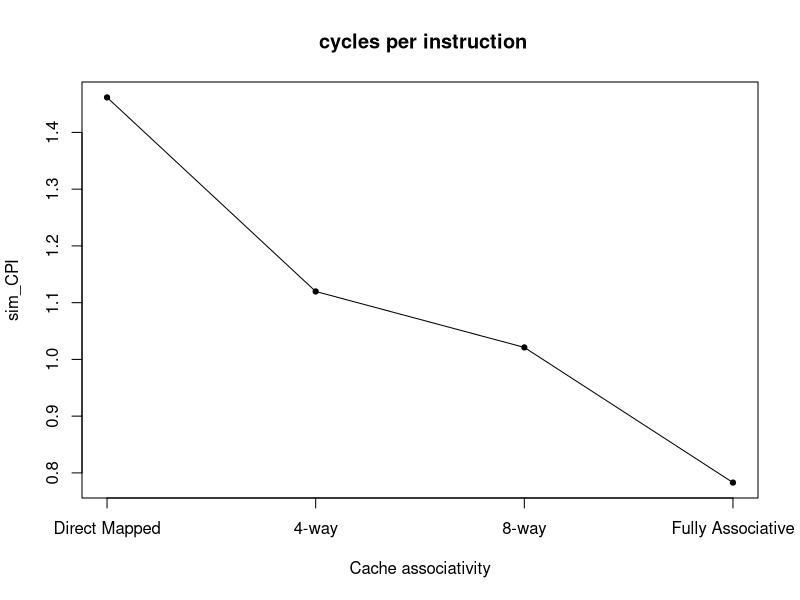
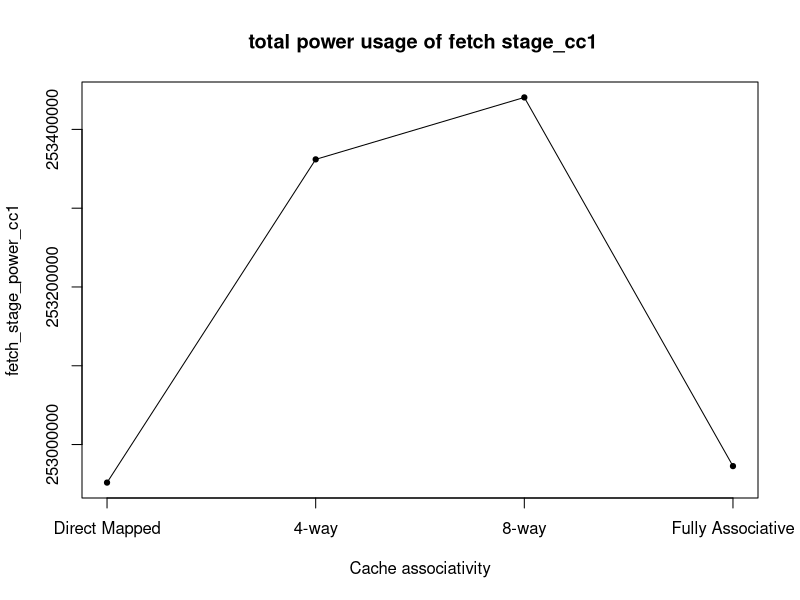
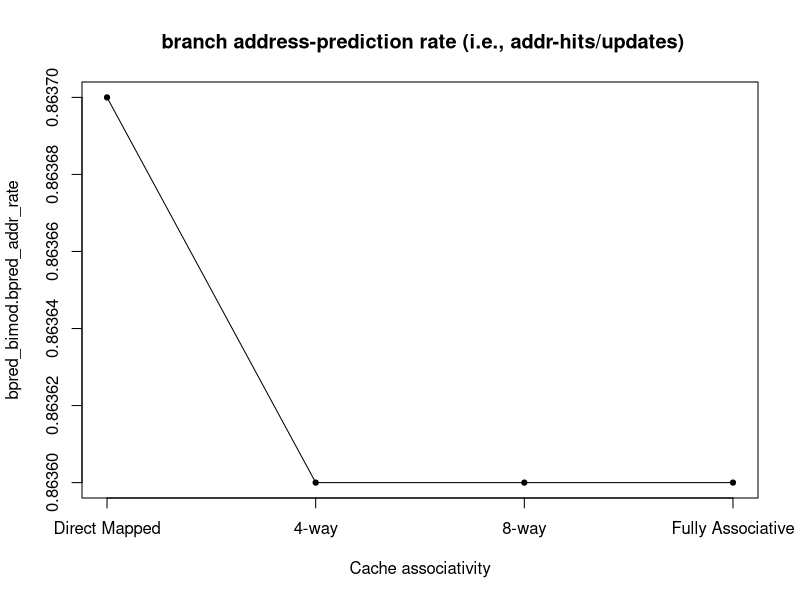
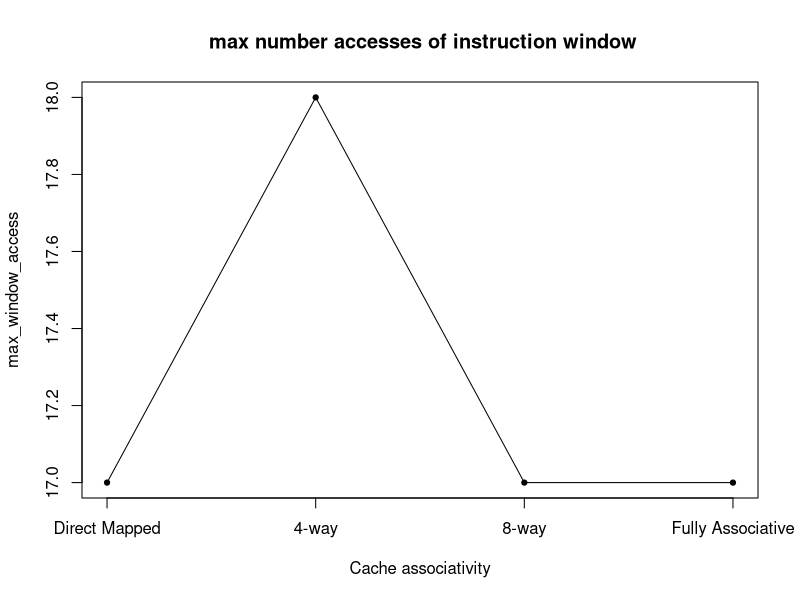
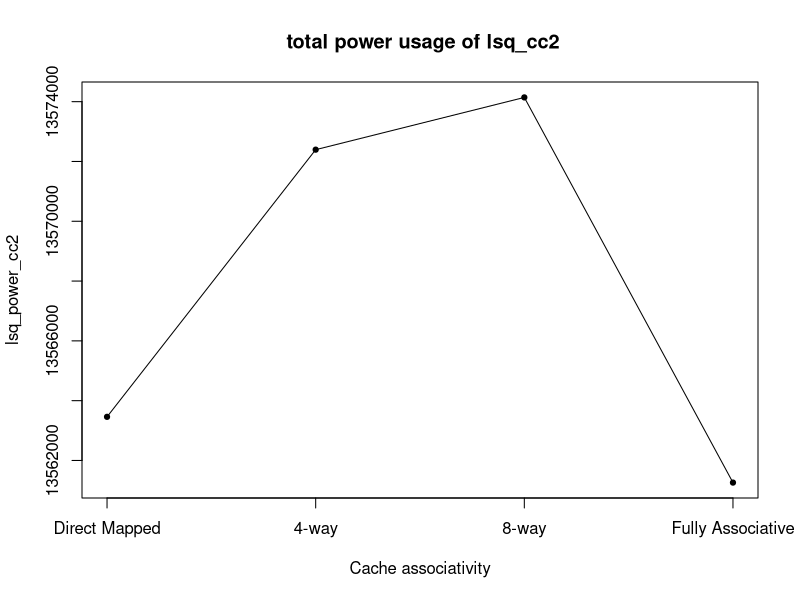
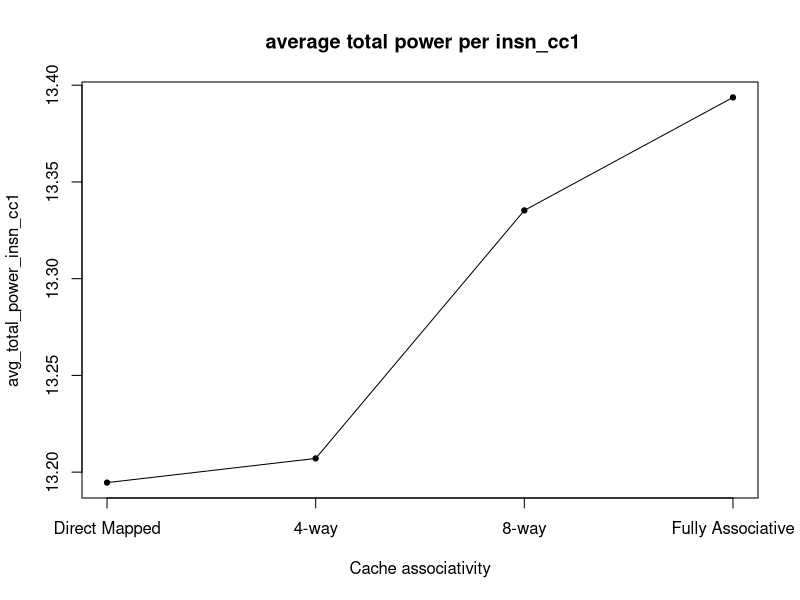
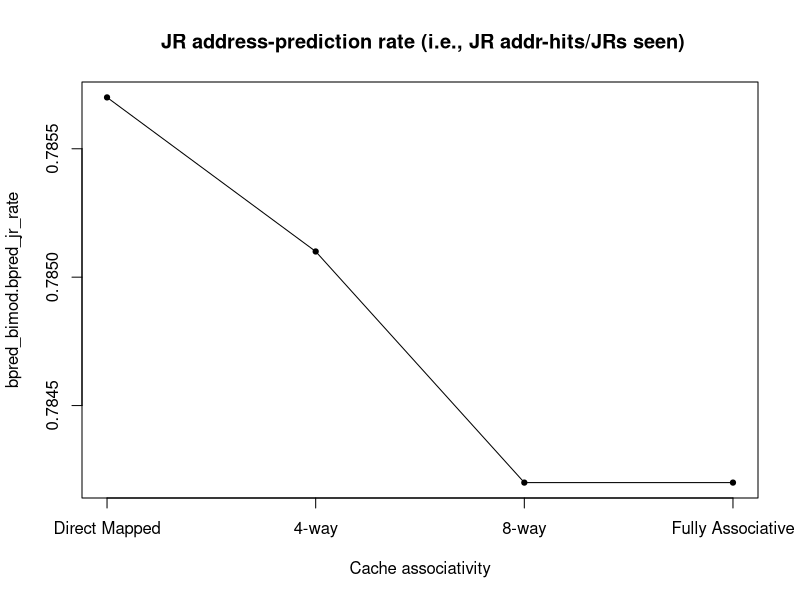
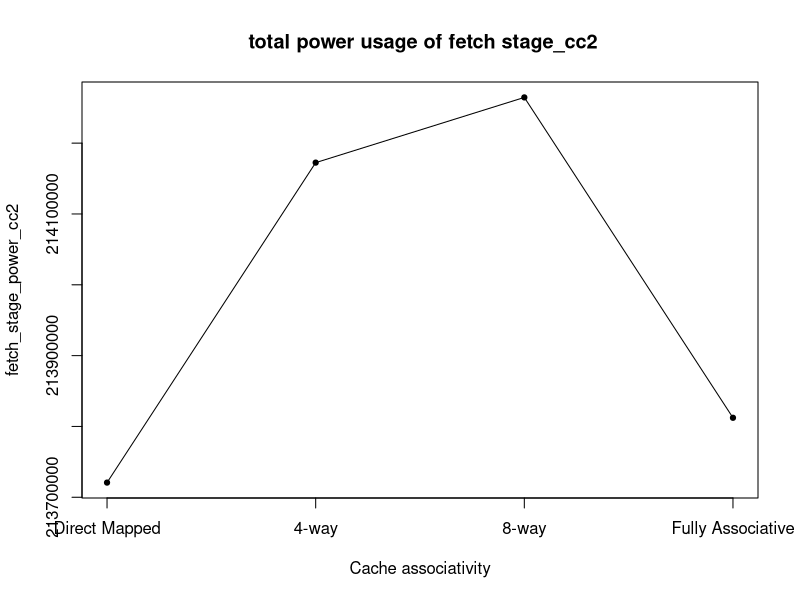

The R source for these figures, in order:
start <- 219
top <- 20
xlab <- "Cache associativity"
labels <- c('Direct Mapped','4-way','8-way','Fully Associative')

data <- readLines("Results/results_CacheA1.txt") 
data <- data[start:length(data) - 1]
n <- length(data)
empty <- rep(0, n)
results <- data.frame(metric = empty, C1 = empty)
for(i in 1:n){
  result <- strsplit(strsplit(data[i], "#")[[1]][1], "\\s+")[[1]]
  results[i,1] <- result[1]
  results[i,2] <- as.numeric(result[2])
}
data <- readLines("Results/results_CacheA4.txt") 
data <- data[start:length(data) - 1]
results$C2 <- empty
for(i in 1:n){
  result <- strsplit(strsplit(data[i], "#")[[1]][1], "\\s+")[[1]]
  results[i,3] <- as.numeric(result[2])
}
data <- readLines("Results/results_CacheA8.txt") 
data <- data[start:length(data) - 1]
results$C4 <- empty
for(i in 1:n){
  result <- strsplit(strsplit(data[i], "#")[[1]][1], "\\s+")[[1]]
  results[i,4] <- as.numeric(result[2])
}
data <- readLines("Results/results_CacheA64.txt") 
data <- data[start:length(data) - 1]
results$C8 <- empty
results$desc <- empty
for(i in 1:n){
  result <- strsplit(strsplit(data[i], "#")[[1]][1], "\\s+")[[1]]
  results[i,5] <- as.numeric(result[2])
  results[i,6] <- strsplit(data[i], "#")[[1]][2]
}

plot(1:4,results[15,2:5],type='l',axes=F,ylab=results[15,1]
     ,main=results[15,6]
     ,xlab=xlab)
points(1:4,results[15,2:5],cex=0.7,pch=21,bg=1)
box()
axis(1,at=1:4,labels=labels)
axis(2)

results$min <- apply(results[,2:5],1,min)
results$max <- apply(results[,2:5],1,max)
results$range <- results$max - results$min
results$sd <- apply(results[,2:5],1,sd)
results$index <- results$sd / results$range

results <- results[with(results,order(-index)),]
write.csv(results,'Results/metrics_CacheA.csv',row.names = F)
results <- results[1:top,1:6]

for(i in 1:top){
  plot(1:4,results[i,2:5],type='l',axes=F,ylab=results[i,1]
       ,main=results[i,6]
       ,xlab=xlab)
  box()
  axis(1,at=1:4,labels=labels)
  axis(2)
  points(1:4,results[i,2:5],cex=0.7,pch=21,bg=1)
}